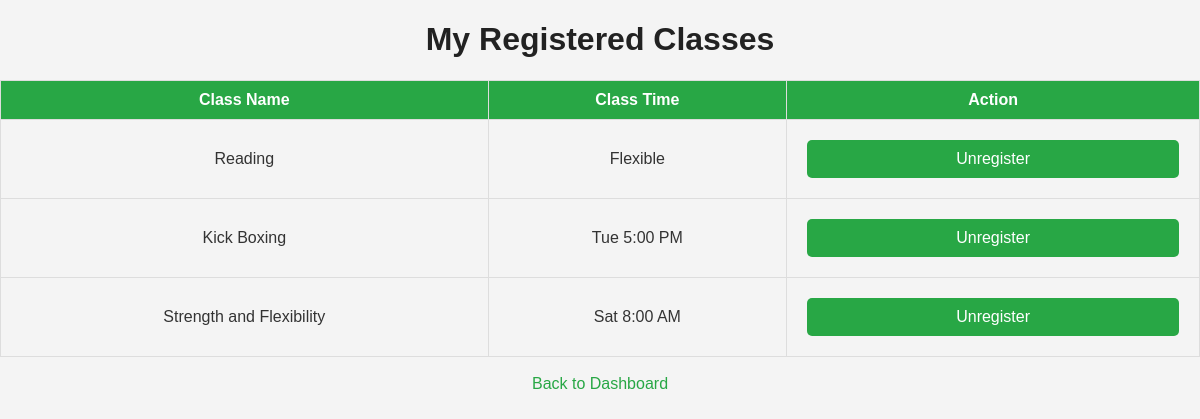
The page /my_classes/5 (signed in) on the database its author committed.
### tables this page shows
CREATE TABLE classes (
                id INTEGER PRIMARY KEY,
                class_name TEXT NOT NULL,
                class_time TEXT NOT NULL
                );

### app.py (the view)
@app.route('/my_classes/<int:member_id>')
def my_classes(member_id):
    if 'user' not in session or session['role'] != 'member':
        return "Access Denied! Only members can view their registered classes.", 403
    db = get_db()
    classes = db.execute("""
        SELECT c.id, c.class_name, c.class_time
        FROM classes c
        JOIN member_classes mc ON c.id = mc.class_id
        WHERE mc.member_id = ?
    """, (member_id,)).fetchall()
    return render_template('my_classes.html', classes=classes, member_id=member_id)

### app.py (called while the page is built)
@app.before_request
def session_check():
    session.permanent = True
    if request.endpoint not in ['login', 'register', 'static']:  # Allow access to login/register
        if 'user' not in session:
            return redirect(url_for('login'))

def get_db():
    db = getattr(g, '_database', None)
    if db is None:
        db = g._database = sqlite3.connect(DATABASE)
        db.row_factory = sqlite3.Row  # Enable dictionary-like row access
    return db

@app.teardown_appcontext
def close_connection(exception):
    db = getattr(g, '_database', None)
    if db is not None:
        db.close()

@app.before_request
def create_tables():
    db = get_db()
    db.execute('''CREATE TABLE IF NOT EXISTS classes (
                    id INTEGER PRIMARY KEY,
                    class_name TEXT NOT NULL,
                    class_time TEXT NOT NULL
                )''')
    db.execute('''CREATE TABLE IF NOT EXISTS member_classes (
                    member_id INTEGER,
                    class_id INTEGER,
                    FOREIGN KEY (member_id) REFERENCES members (id),
                    FOREIGN KEY (class_id) REFERENCES classes (id)
                )''')
    db.execute('''CREATE TABLE IF NOT EXISTS users (
                    id INTEGER PRIMARY KEY AUTOINCREMENT,
                    username TEXT UNIQUE NOT NULL,
                    email TEXT UNIQUE NOT NULL,
                    password TEXT NOT NULL
                )''')
    db.commit()

@app.after_request
def add_no_cache_headers(response):
    response.headers["Cache-Control"] = "no-cache, no-store, must-revalidate"
    response.headers["Pragma"] = "no-cache"
    response.headers["Expires"] = "0"
    return response

### templates/my_classes.html (shortened to what this page needs)
<!DOCTYPE html>
<html lang="en">
<head>
    <link rel="stylesheet" href="{{ url_for('static', filename='style.css') }}">
</head>
<body>
    <h1>My Registered Classes</h1>
    {% if classes %}
        <table>
            <tr>
                <th>Class Name</th>
                <th>Class Time</th>
                <th>Action</th>
            </tr>
            {% for class_item in classes %}
            <tr>
                <td>{{ class_item[1] }}</td>
                <td>{{ class_item[2] }}</td>
                <td>
                    <form action="{{ url_for('unregister_class', member_id=member_id, class_id=class_item[0]) }}" method="POST">
                        <button type="submit" class="button delete-btn" onclick="return confirm('Are you sure you want to unregister from this class?');">
                            Unregister
                        </button>
                    </form>
                </td>
            </tr>
            {% endfor %}
        </table>
    {% else %}
        <p>You have not registered for any classes.</p>
    {% endif %}
    <br>
    <a href="{{ url_for('dashboard') }}">Back to Dashboard</a>
</body>
</html>

### static/style.css (style rules this page uses)
body { font-family: Arial, sans-serif; margin: 0; padding: 0; background-color: #f4f4f4; color: #333; text-align: center; }
h1, h2 { color: #222; }
button, a.button { display: inline-block; padding: 10px 20px; margin: 10px; background-color: #28a745; color: white; text-decoration: none; border: none; border-radius: 5px; cursor: pointer; font-size: 16px; }
form { display: flex; flex-direction: column; gap: 10px; max-width: 400px; margin: auto; }
table { width: 100%; margin-top: 20px; border-collapse: collapse; }
th, td { padding: 10px; border: 1px solid #ddd; }
th { background-color: #28a745; color: white; }
a { color: #28a745; text-decoration: none; }

### rows shown on the page
classes: class_name "Reading", class_time "Flexible"
classes: class_name "Kick Boxing", class_time "Tue 5:00 PM"
classes: class_name "Strength and Flexibility", class_time "Sat 8:00 AM"
